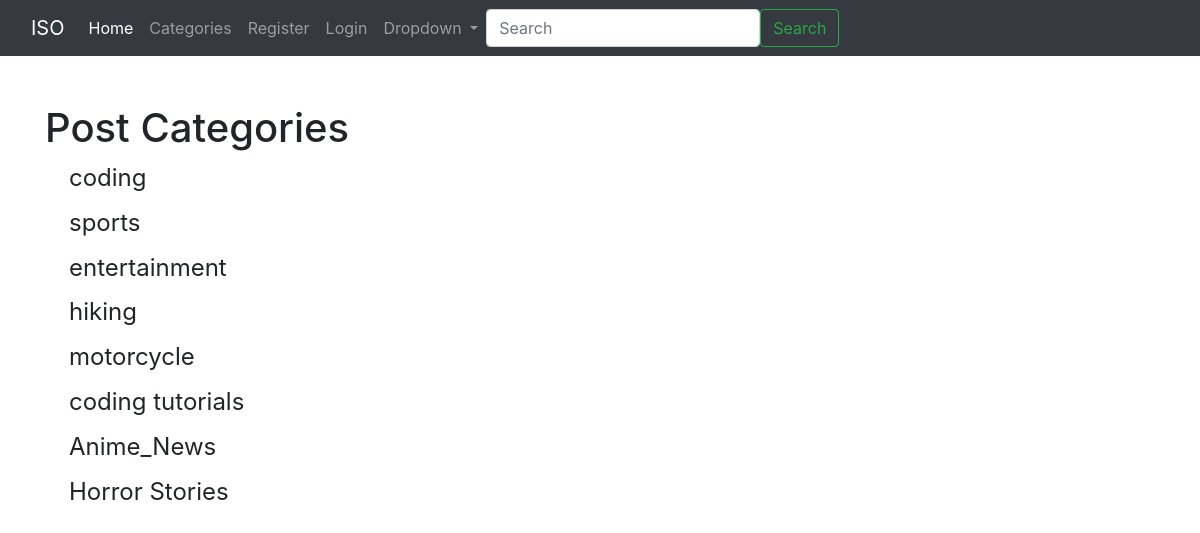
Page /category-list/ on the earlier database version.
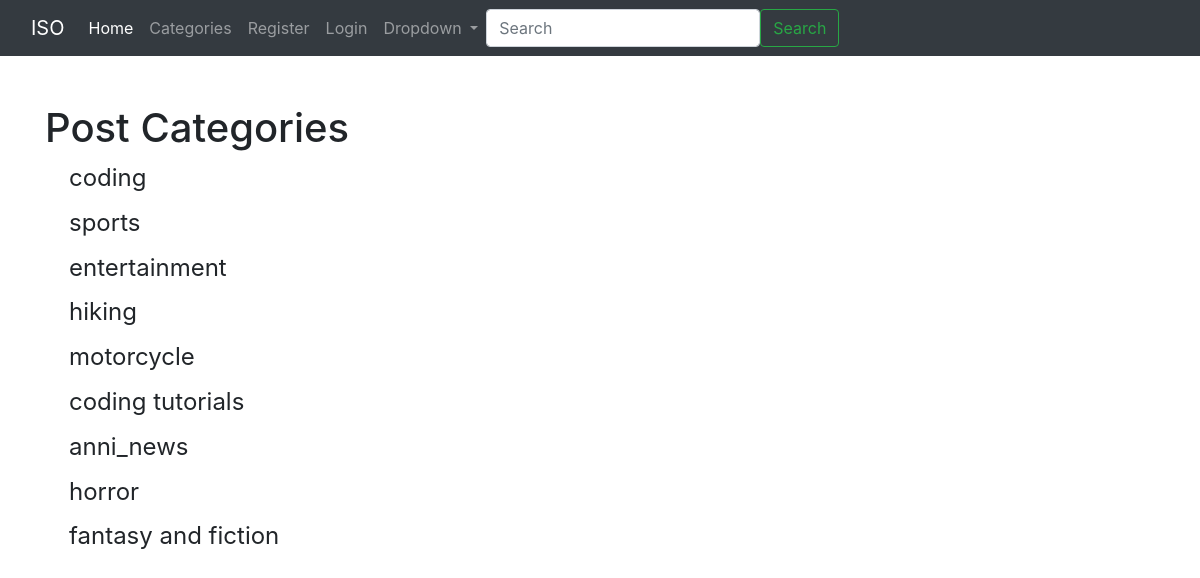
Same page on the later database version.
### ISO_Blog/models.py (models this page shows, shortened)
class Category(models.Model):
    name = models.CharField(max_length=255)
    def __str__(self):
        return self.name

### ISO_Blog/views.py (the view)
# urls.py: path('category-list/',CategoryListView, name='category-list' ),
def CategoryListView(request):
    cat_menu_list = Category.objects.all()
    return render(request, 'category_list.html', {'cat_menu_list': cat_menu_list})

### ISO_Blog/templates/category_list.html (shortened to what this page needs)
{% extends 'base.html' %}
{% block content %}
  <h1> Post Categories</h1>
            {% for item in cat_menu_list %}
               <h4><a class="dropdown-item" href="{%url 'category' item|slugify %}">{{ item }}</a></h4>
            {% endfor %}
{% endblock %}

Differences in the rows shown:
removed Category: name "Anime_News"
removed Category: name "Horror Stories"
added Category: name "anni_news"
added Category: name "horror"
added Category: name "fantasy and fiction"
